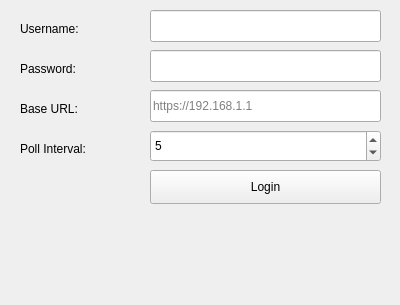
<?xml version="1.0" encoding="UTF-8"?>
<ui version="4.0">
 <class>MainWindow</class>
 <widget class="QMainWindow" name="MainWindow">
  <property name="geometry">
   <rect>
    <x>0</x>
    <y>0</y>
    <width>400</width>
    <height>305</height>
   </rect>
  </property>
  <property name="windowTitle">
   <string>OPNsense Network Authenticator</string>
  </property>
  <widget class="QWidget" name="centralWidget">
   <widget class="QPushButton" name="pushButton">
    <property name="geometry">
     <rect>
      <x>150</x>
      <y>170</y>
      <width>231</width>
      <height>34</height>
     </rect>
    </property>
    <property name="text">
     <string>Login</string>
    </property>
   </widget>
   <widget class="QLabel" name="label">
    <property name="geometry">
     <rect>
      <x>20</x>
      <y>20</y>
      <width>71</width>
      <height>18</height>
     </rect>
    </property>
    <property name="text">
     <string>Username:</string>
    </property>
   </widget>
   <widget class="QLineEdit" name="username">
    <property name="geometry">
     <rect>
      <x>150</x>
      <y>10</y>
      <width>231</width>
      <height>32</height>
     </rect>
    </property>
   </widget>
   <widget class="QLineEdit" name="password">
    <property name="geometry">
     <rect>
      <x>150</x>
      <y>50</y>
      <width>231</width>
      <height>32</height>
     </rect>
    </property>
    <property name="echoMode">
     <enum>QLineEdit::NoEcho</enum>
    </property>
   </widget>
   <widget class="QLabel" name="label_2">
    <property name="geometry">
     <rect>
      <x>20</x>
      <y>60</y>
      <width>71</width>
      <height>18</height>
     </rect>
    </property>
    <property name="text">
     <string>Password:</string>
    </property>
   </widget>
   <widget class="QSpinBox" name="poll_seconds">
    <property name="geometry">
     <rect>
      <x>150</x>
      <y>130</y>
      <width>231</width>
      <height>32</height>
     </rect>
    </property>
    <property name="minimum">
     <number>1</number>
    </property>
    <property name="maximum">
     <number>120</number>
    </property>
    <property name="value">
     <number>5</number>
    </property>
   </widget>
   <widget class="QLabel" name="label_3">
    <property name="geometry">
     <rect>
      <x>20</x>
      <y>140</y>
      <width>111</width>
      <height>18</height>
     </rect>
    </property>
    <property name="text">
     <string>Poll Interval:</string>
    </property>
   </widget>
   <widget class="QLabel" name="label_4">
    <property name="geometry">
     <rect>
      <x>20</x>
      <y>100</y>
      <width>71</width>
      <height>18</height>
     </rect>
    </property>
    <property name="text">
     <string>Base URL:</string>
    </property>
   </widget>
   <widget class="QLineEdit" name="base_url">
    <property name="geometry">
     <rect>
      <x>150</x>
      <y>90</y>
      <width>231</width>
      <height>32</height>
     </rect>
    </property>
    <property name="placeholderText">
     <string>https://192.168.1.1</string>
    </property>
   </widget>
  </widget>
  <widget class="QMenuBar" name="menuBar">
   <property name="geometry">
    <rect>
     <x>0</x>
     <y>0</y>
     <width>400</width>
     <height>30</height>
    </rect>
   </property>
  </widget>
 </widget>
 <layoutdefault spacing="6" margin="11"/>
 <tabstops>
  <tabstop>username</tabstop>
  <tabstop>password</tabstop>
  <tabstop>base_url</tabstop>
  <tabstop>poll_seconds</tabstop>
  <tabstop>pushButton</tabstop>
 </tabstops>
 <resources/>
 <connections/>
</ui>
